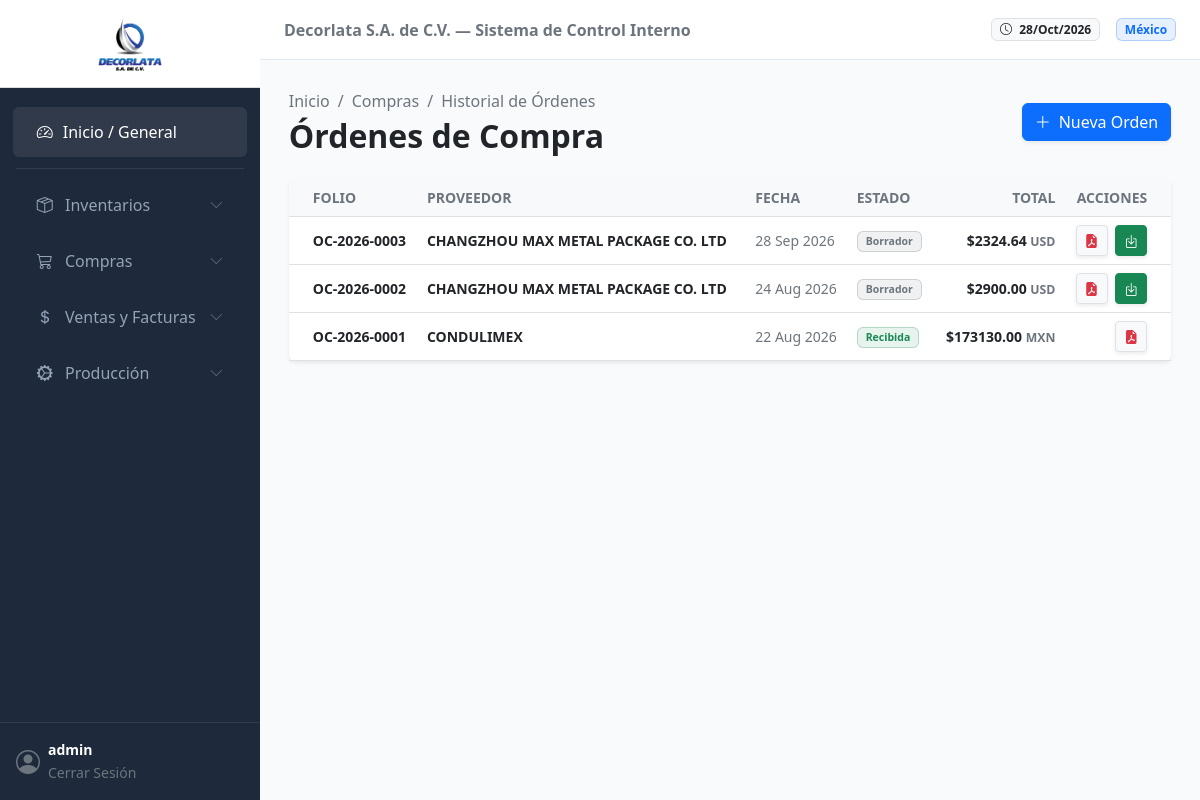
Page /compras/historial/ (signed in) on the earlier database version.
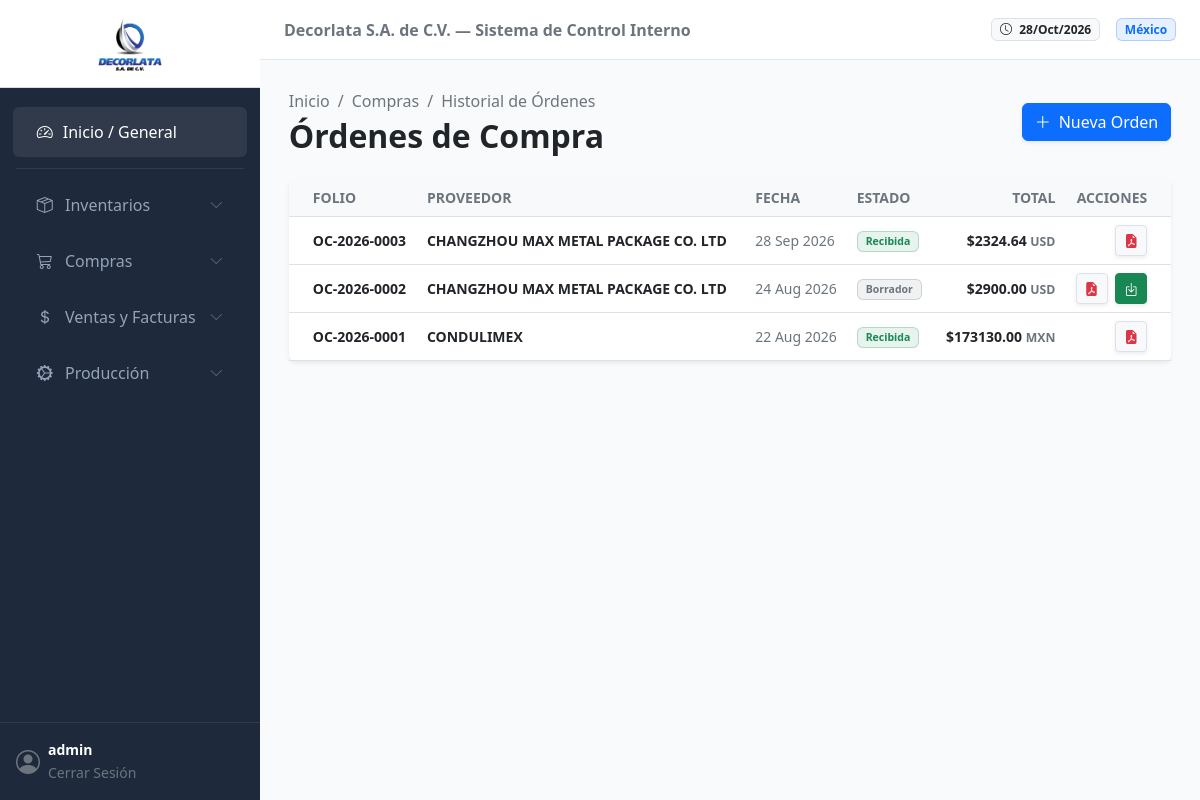
Same page on the later database version.
### compras/models.py (models this page shows, shortened)
class OrdenCompra_Maestro(models.Model):
    ESTADO_CHOICES = [
        ('BORRADOR', 'Borrador'),
        ('AUTORIZADA', 'Autorizada (Pendiente de Recepción)'),
        ('RECIBIDA', 'Recibida (Ingresada a Almacén)'),
        ('CANCELADA', 'Cancelada'),
    ]
    folio = models.CharField(max_length=20, unique=True, editable=False)
    proveedor = models.ForeignKey(Proveedor, on_delete=models.PROTECT)
    fecha_emision = models.DateTimeField(auto_now_add=True)
    fecha_esperada = models.DateField(blank=True, null=True)
    bodega_destino = models.ForeignKey(Bodega, on_delete=models.PROTECT, help_text="Almacén donde se recibirá la mercancía")
    moneda = models.ForeignKey(Moneda, on_delete=models.PROTECT)
    tipo_cambio_aplicado = models.DecimalField(
        max_digits=18, decimal_places=6, default=Decimal('1.000000'),
        help_text="Se captura automáticamente al autorizar/recibir si la moneda no es local"
    )
    estado = models.CharField(max_length=15, choices=ESTADO_CHOICES, default='BORRADOR')
    observaciones = models.TextField(blank=True, null=True)
    subtotal = models.DecimalField(max_digits=18, decimal_places=4, default=Decimal('0.0000'))
    impuestos = models.DecimalField(max_digits=18, decimal_places=4, default=Decimal('0.0000'))
    total = models.DecimalField(max_digits=18, decimal_places=4, default=Decimal('0.0000'))
    class Meta:
        verbose_name = "Orden de Compra"
        verbose_name_plural = "Órdenes de Compra"
        ordering = ['-fecha_emision']

class Proveedor(models.Model):
    rfc = models.CharField(max_length=15, unique=True, verbose_name="RFC / Tax ID")
    razon_social = models.CharField(max_length=255)
    nombre_comercial = models.CharField(max_length=255, blank=True, null=True)
    email = models.EmailField(blank=True, null=True)
    telefono = models.CharField(max_length=20, blank=True, null=True)
    direccion = models.TextField(blank=True, null=True)
    dias_credito = models.IntegerField(default=0, help_text="Días de crédito otorgados por el proveedor")
    activo = models.BooleanField(default=True)
    class Meta:
        verbose_name = "Proveedor"
        verbose_name_plural = "Proveedores"

### general/models.py (models this page shows, shortened)
class Moneda(models.Model):
    codigo = models.CharField(max_length=3, unique=True, verbose_name="Código ISO")
    nombre = models.CharField(max_length=50, verbose_name="Nombre de la Moneda")
    simbolo = models.CharField(max_length=5, verbose_name="Simbolo ($, €, etc.)")
    class Meta:
        verbose_name = "Moneda"
        verbose_name_plural = "Monedas"

### compras/views.py (the view)
# urls.py: path('historial/', views.historial_ordenes_view, name='historial_ordenes'),
@login_required
def historial_ordenes_view(request):
    ordenes = OrdenCompra_Maestro.objects.select_related('proveedor', 'moneda').all().order_by('-fecha_emision')
    return render(request, 'compras/historial_ordenes.html', {'ordenes': ordenes})

### compras/templates/compras/historial_ordenes.html (shortened to what this page needs)
{% extends 'general/base.html' %}
{% load static %}
{% block content %}
<div class="d-flex justify-content-between align-items-center mb-4 flex-wrap gap-3">
    <div>
        <nav aria-label="breadcrumb">
            <ol class="breadcrumb mb-1 small">
                <li class="breadcrumb-item"><a href="{% url 'general:dashboard' %}" class="text-decoration-none text-muted">Inicio</a></li>
                <li class="breadcrumb-item"><a href="#" class="text-decoration-none text-muted">Compras</a></li>
                <li class="breadcrumb-item active" aria-current="page">Historial de Órdenes</li>
            </ol>
        </nav>
        <h2 class="fw-bold text-dark mb-0">Órdenes de Compra</h2>
    </div>
    <div>
        <a href="{% url 'compras:crear_orden' %}" class="btn btn-primary shadow-sm">
            <i class="bi bi-plus-lg me-2"></i>Nueva Orden
        </a>
    </div>
</div>
<div class="card border-0 shadow-sm">
    <div class="card-body p-0">
        <div class="table-responsive">
            <table class="table table-hover align-middle mb-0">
                <thead class="table-light text-muted small text-uppercase">
                    <tr>
                        <th class="ps-4">Folio</th>
                        <th>Proveedor</th>
                        <th>Fecha</th>
                        <th>Estado</th>
                        <th class="text-end">Total</th>
                        <th class="text-end pe-4">Acciones</th>
                    </tr>
                </thead>
                <tbody class="text-secondary small">
                    {% for orden in ordenes %}
                    <tr>
                        <td class="ps-4 fw-bold text-dark">{{ orden.folio }}</td>
                        <td class="fw-semibold text-dark">{{ orden.proveedor.razon_social }}</td>
                        <td>{{ orden.fecha_emision|date:"d M Y" }}</td>
                        <td>
                            {% if orden.estado == 'BORRADOR' %}
                                <span class="badge bg-secondary bg-opacity-10 text-secondary border border-secondary border-opacity-25 px-2 py-1">Borrador</span>
                            {% elif orden.estado == 'AUTORIZADA' %}
                                <span class="badge bg-primary bg-opacity-10 text-primary border border-primary border-opacity-25 px-2 py-1">Autorizada</span>
                            {% elif orden.estado == 'RECIBIDA' %}
                                <span class="badge bg-success bg-opacity-10 text-success border border-success border-opacity-25 px-2 py-1">Recibida</span>
                            {% else %}
                                <span class="badge bg-dark bg-opacity-10 text-dark border border-dark border-opacity-25 px-2 py-1">{{ orden.estado }}</span>
                            {% endif %}
                        </td>
                        <td class="text-end fw-semibold text-dark">
                            {{ orden.moneda.simbolo|default:"$" }}{{ orden.total|floatformat:2 }} <small class="text-muted">{{ orden.moneda.codigo }}</small>
                        </td>
                        <td class="text-end pe-4">
                            <a href="{% url 'compras:orden_pdf' orden.id %}" target="_blank" class="btn btn-sm btn-light text-danger border shadow-sm" title="Descargar PDF">
                                <i class="bi bi-file-earmark-pdf-fill"></i>
                            </a>
                            {% if orden.estado != 'RECIBIDA' %}
                            <form action="{% url 'compras:recibir_orden' orden.id %}" method="POST" class="d-inline">
                                <button type="submit" class="btn btn-sm btn-success shadow-sm ms-1"
                                        title="Recibir e Ingresar al Kardex"
                                        onclick="return confirm('¿Confirmas la recepción física de esta mercancía en el almacén?');">
                                    <i class="bi bi-box-arrow-in-down"></i>
                                </button>
                            </form>
                            {% endif %}
                        </td>
                    </tr>
                    {% endfor %}
                </tbody>
            </table>
        </div>
    </div>
</div>
{% endblock %}

### general/templates/general/base.html (shortened to what this page needs)
{% load static %}
<!DOCTYPE html>
<html lang="es">
<head>
    <link href="https://cdn.jsdelivr.net/npm/bootstrap@5.2.3/dist/css/bootstrap.min.css" rel="stylesheet">
    <link rel="stylesheet" href="https://cdn.jsdelivr.net/npm/bootstrap-icons@1.10.5/font/bootstrap-icons.css">
</head>
<body hx-headers='{"X-CSRFToken": "{{ csrf_token }}"}'>
    <nav class="sidebar d-flex flex-column" id="sidebarMenu">
        <div class="p-3 text-center border-bottom border-secondary border-opacity-25 bg-white">
            <img src="{% static 'general/img/logo_decorlata.png' %}" alt="Decorlata" class="img-fluid" style="max-height: 55px; width: auto;">
        </div>
        <div class="nav flex-column mt-3 flex-grow-1">
            <a href="{% url 'general:dashboard' %}" class="nav-link active">
                <i class="bi bi-speedometer2"></i> Inicio / General
            </a>
            <hr class="text-secondary mx-3 my-2 opacity-25">
            <a href="#submenuInventario" data-bs-toggle="collapse" class="nav-link d-flex justify-content-between align-items-center" aria-expanded="false">
                <span><i class="bi bi-box-seam me-2"></i> Inventarios</span>
                <i class="bi bi-chevron-down small opacity-50"></i>
            </a>
            <a href="#submenuCompras" data-bs-toggle="collapse" class="nav-link d-flex justify-content-between align-items-center" aria-expanded="false">
                <span><i class="bi bi-cart3 me-2"></i> Compras</span>
                <i class="bi bi-chevron-down small opacity-50"></i>
            </a>
            <a href="#submenuVentas" data-bs-toggle="collapse" class="nav-link d-flex justify-content-between align-items-center" aria-expanded="false">
                <span><i class="bi bi-currency-dollar me-2"></i> Ventas y Facturas</span>
                <i class="bi bi-chevron-down small opacity-50"></i>
            </a>
            <a href="#submenuProduccion" data-bs-toggle="collapse" class="nav-link d-flex justify-content-between align-items-center" aria-expanded="false">
                <span><i class="bi bi-gear-wide-connected me-2"></i> Producción</span>
                <i class="bi bi-chevron-down small opacity-50"></i>
            </a>
        </div>
        <div class="p-3 border-top border-secondary border-opacity-25">
            <div class="d-flex align-items-center text-white">
                <i class="bi bi-person-circle fs-4 me-2 text-muted"></i>
                <div class="overflow-hidden">
                    <p class="mb-0 small fw-bold text-truncate">{{ user.username }}</p>
                    <a href="/admin/logout/" class="text-decoration-none text-muted small">Cerrar Sesión</a>
                </div>
            </div>
        </div>
    </nav>
    <div class="main-wrapper">
        <header class="top-navbar d-flex align-items-center justify-content-between px-4">
            <div class="d-flex align-items-center gap-3">
                <span class="text-secondary fw-semibold d-none d-lg-inline">Decorlata S.A. de C.V. — Sistema de Control Interno</span>
            </div>
            <div class="ms-auto d-flex align-items-center gap-3">
                <span class="badge bg-light text-dark border"><i class="bi bi-clock me-1"></i> {% now "d/M/Y" %}</span>
                <span class="badge bg-primary bg-opacity-10 text-primary border border-primary border-opacity-25">México</span>
            </div>
        </header>
        <main class="content-container" id="main-content">
            {% block content %}{% endblock %}
        </main>
    </div>
</body>
</html>

### general/templates/general/base.html (style rules this page uses)
:root { --sidebar-width: 260px; --primary-dark: #1e293b; --bg-light: #f8fafc; }
body { background-color: var(--bg-light); font-family: system-ui, -apple-system, sans-serif; overflow-x: hidden; }
.sidebar { width: var(--sidebar-width); height: 100vh; position: fixed; top: 0; left: 0; background-color: var(--primary-dark); z-index: 1000; transition: all 0.3s; }
.sidebar .nav-link { color: #94a3b8; padding: 0.8rem 1.5rem; display: flex; align-items: center; gap: 10px; border-radius: 0.375rem; margin: 0.2rem 0.8rem; }
.sidebar .nav-link:hover, .sidebar .nav-link.active { color: #fff; background-color: rgba(255, 255, 255, 0.08); }
.main-wrapper { margin-left: var(--sidebar-width); min-height: 100vh; display: flex; flex-direction: column; }
.top-navbar { background-color: #fff; border-bottom: 1px solid #e2e8f0; height: 60px; }
.content-container { padding: 1.8rem; flex-grow: 1; }

Differences in the rows shown:
changed OrdenCompra_Maestro "OC-2026-0003": estado "Borrador" → "Recibida"
